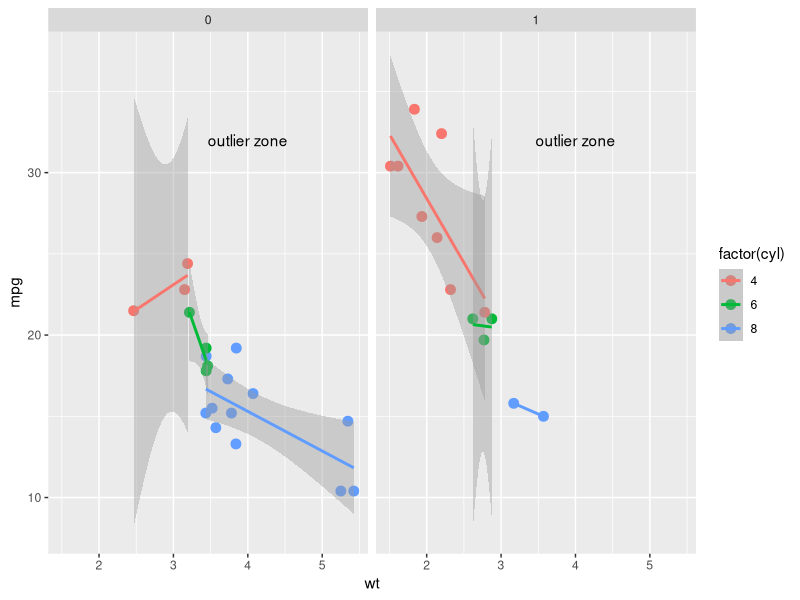

Recreate this plot in R. (Note: this script raises an error after producing the figure.)
suppressPackageStartupMessages({library(ggplot2); library(grid); library(xml2)})
p <- ggplot(mtcars, aes(wt, mpg, colour = factor(cyl))) + geom_point(size = 3) +
  geom_smooth(method = "lm", se = TRUE, formula = y ~ x) + facet_wrap(~am) +
  annotate("text", x = 4, y = 32, label = "outlier zone")
out <- "/tmp/ggai_svg_spike/p.svg"
svglite::svglite(out, width = 7, height = 4); print(p); invisible(dev.off())
doc <- read_xml(out); ns <- xml_ns(doc)
els <- xml_find_all(doc, "//*[local-name()='circle' or local-name()='path' or local-name()='polyline' or local-name()='polygon' or local-name()='rect' or local-name()='text' or local-name()='line']")
cat("svg primitive elements:", length(els), "\n")
print(table(xml_name(els)))
cat("any id / data attrs on primitives:", sum(!is.na(xml_attr(els, "id"))), "\n")
# grob tree side
g <- ggplotGrob(p); grid.newpage(); pushViewport(viewport()); 
gf <- grid.force(g)
nm <- grid.ls(gf, print = FALSE)$name
pts <- grep("^geom_point", nm, value = TRUE); cat("point grobs:", paste(pts, collapse=", "), "\n")
b <- ggplot_build(p)
cat("built rows layer1 by PANEL:", paste(table(b$data[[1]]$PANEL), collapse = "/"), " total", nrow(mtcars), "\n")
circ <- xml_find_all(doc, "//*[local-name()='circle']")
cat("circles in svg:", length(circ), "\n")
# order check: within panel 1, svg circle order vs built data order (x monotone mapping)
bx <- b$data[[1]]; p1 <- bx[bx$PANEL == 1, ]
cx <- as.numeric(xml_attr(circ, "cx"))[seq_len(nrow(p1))]
cat("panel-1 rank correlation (svg cx vs built x, draw order):", round(cor(cx, p1$x, method = "spearman"), 4), "\n")
